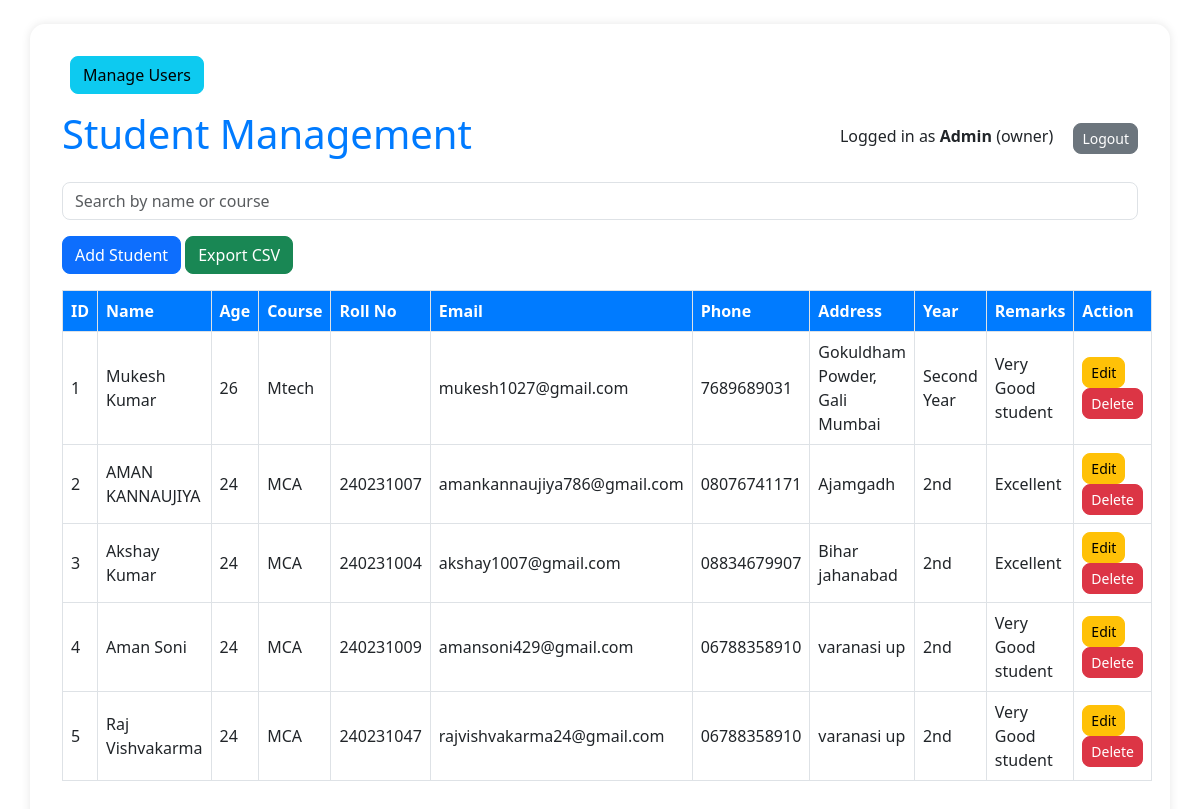
The page / (signed in) on the database its author committed.
### tables this page shows
CREATE TABLE students
                    (id INTEGER PRIMARY KEY AUTOINCREMENT,
                     name TEXT NOT NULL,
                     age INTEGER NOT NULL,
                     course TEXT NOT NULL,
                     roll_no TEXT,
                     email TEXT,
                     phone TEXT,
                     address TEXT,
                     year TEXT,
                     remarks TEXT);

### app.py (the view)
@app.route('/')
def index():
    if 'username' not in session:
        return redirect(url_for('login'))
    q = request.args.get('q', '')
    conn = sqlite3.connect('students.db')
    cur = conn.cursor()
    if q:
        cur.execute("SELECT * FROM students WHERE name LIKE ? OR course LIKE ?", (f'%{q}%', f'%{q}%'))
    else:
        cur.execute("SELECT * FROM students")
    students = cur.fetchall()
    conn.close()
    return render_template('index.html', students=students)

### templates/index.html (shortened to what this page needs)
 <!DOCTYPE html>
<html>
<head>
    <link href="https://cdn.jsdelivr.net/npm/bootstrap@5.3.0/dist/css/bootstrap.min.css" rel="stylesheet">
    <link rel="stylesheet" href="{{ url_for('static', filename='style.css') }}">
    {% if session['role'] == 'owner' %}
    <a href="{{ url_for('manage_users') }}" class="btn btn-info mb-3 ms-2">Manage Users</a>
{% endif %}
</head>
<body class="container mt-4">
    <div class="d-flex justify-content-between align-items-center mb-3">
        <h1>Student Management</h1>
        <div>
            <span class="me-3">Logged in as <b>{{ session['username'] }}</b> ({{ session['role'] }})</span>
            <a href="{{ url_for('logout') }}" class="btn btn-secondary btn-sm">Logout</a>
        </div>
    </div>
    <form method="get" action="/" class="mb-3">
        <input type="text" name="q" class="form-control" placeholder="Search by name or course">
    </form>
    <div class="mb-3">
        {% if session['role'] in ['owner', 'staff1'] %}
            <a href="{{ url_for('add_student') }}" class="btn btn-primary">Add Student</a>
        {% endif %}
        {% if session['role'] == 'owner' %}
            <a href="{{ url_for('export') }}" class="btn btn-success">Export CSV</a>
        {% endif %}
    </div>
    <table class="table table-bordered">
        <tr>
            <th>ID</th><th>Name</th><th>Age</th><th>Course</th>
            <th>Roll No</th><th>Email</th><th>Phone</th><th>Address</th><th>Year</th><th>Remarks</th>
            <th>Action</th>
        </tr>
        {% for student in students %}
        <tr>
            <td>{{ student[0] }}</td>
            <td>{{ student[1] }}</td>
            <td>{{ student[2] }}</td>
            <td>{{ student[3] }}</td>
            <td>{{ student[4] }}</td>
            <td>{{ student[5] }}</td>
            <td>{{ student[6] }}</td>
            <td>{{ student[7] }}</td>
            <td>{{ student[8] }}</td>
            <td>{{ student[9] }}</td>
            <td>
                {% if session['role'] in ['owner', 'staff3'] %}
                    <a href="{{ url_for('update_student', id=student[0]) }}" class="btn btn-warning btn-sm">Edit</a>
                {% endif %}
                {% if session['role'] in ['owner', 'staff2'] %}
                    <a href="{{ url_for('delete_student', id=student[0]) }}" class="btn btn-danger btn-sm">Delete</a>
                {% endif %}
            </td>
        </tr>
        {% endfor %}
    </table>
</body>
</html>

### static/style.css (style rules this page uses)
body { background-color: #f8f9fa; font-family: 'Segoe UI', Tahoma, Geneva, Verdana, sans-serif; }
h1, h2 { color: #007bff; text-align: center; }
.table { border: 1px solid #dee2e6; }
.table th { background-color: #007bff; color: white; }
.table td, .table th { vertical-align: middle; }
.btn { border-radius: 8px; transition: transform 0.2s; }
input.form-control { border-radius: 8px; }
.container { background: white; padding: 2rem; border-radius: 15px; box-shadow: 0 0 10px rgba(0,0,0,0.1); }

### rows shown on the page
students: id "1", name "Mukesh Kumar", age "26", course "Mtech", email "mukesh1027@gmail.com", phone "7689689031", address "Gokuldham Powder, Gali Mumbai", year "Second Year", remarks "Very Good student"
students: id "2", name "AMAN KANNAUJIYA", age "24", course "MCA", roll_no "240231007", email "amankannaujiya786@gmail.com", phone "08076741171", address "Ajamgadh", year "2nd", remarks "Excellent"
students: id "3", name "Akshay Kumar", age "24", course "MCA", roll_no "240231004", email "akshay1007@gmail.com", phone "08834679907", address "Bihar jahanabad", year "2nd", remarks "Excellent"
students: id "4", name "Aman Soni", age "24", course "MCA", roll_no "240231009", email "amansoni429@gmail.com", phone "06788358910", address "varanasi up", year "2nd", remarks "Very Good student"
students: id "5", name "Raj Vishvakarma", age "24", course "MCA", roll_no "240231047", email "rajvishvakarma24@gmail.com", phone "06788358910", address "varanasi up", year "2nd", remarks "Very Good student"

### other values the page prints
{{ session['username'] }} "Admin"
{{ session['role'] }} "owner"
